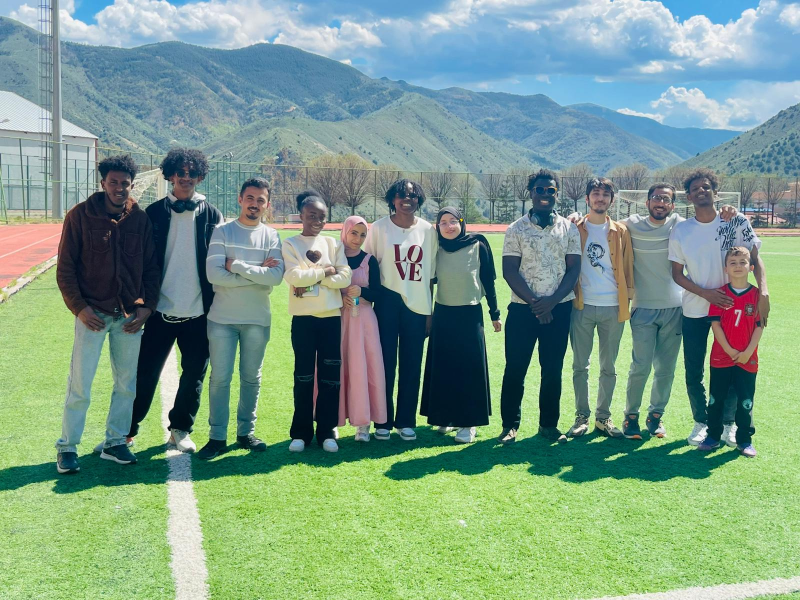
#> input picture photo/IMG-20250506.jpg, 1600 x 1200 px, found by its file name (shown at 1/2 size)
$ python combine-image-2-by-1.py
#> lines starting #> are read from the running program, lines starting #| are printed output that depends on the picture
import cv2
import numpy as np

img1 = cv2.imread("IMG-20250506.jpg")
#> img1 is the input picture: shape (1200, 1600, 3); mean B, G, R 137.1, 155.1, 124.6
img2 = cv2.imread("gps data 06-May-2025 14-15-37.png")
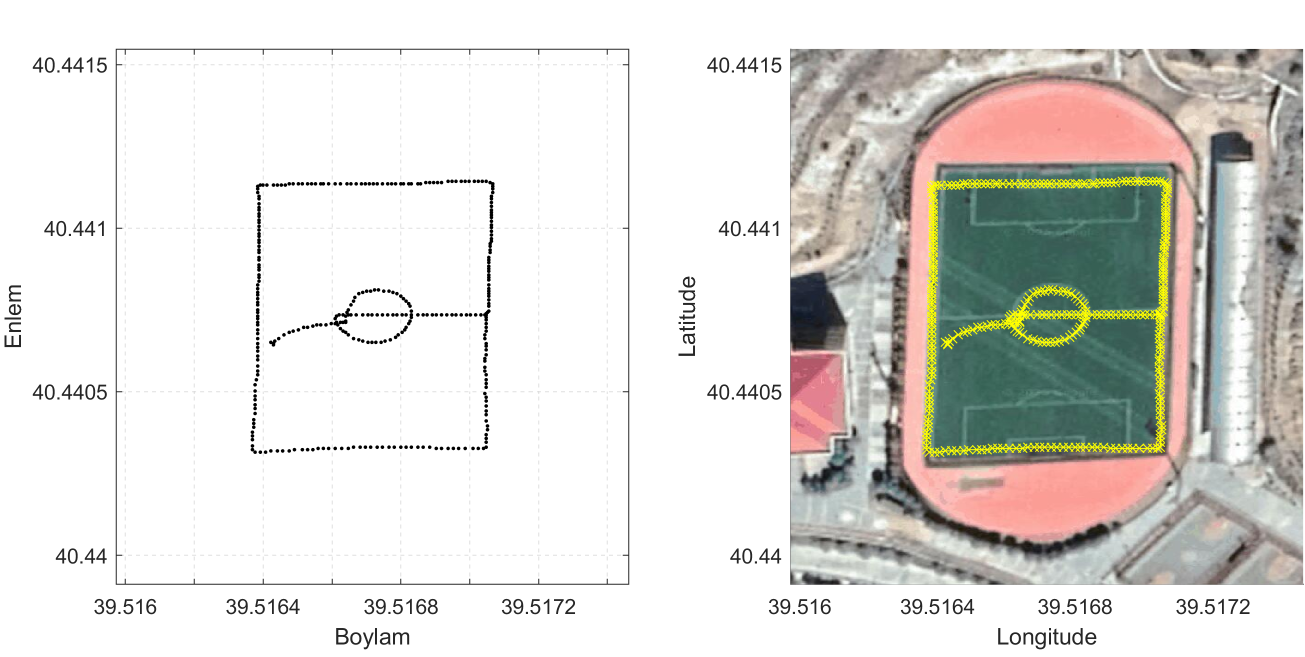
#> input picture figure/gps data 06-May-2025 14-15-37.png, 2610 x 1313 px (shown at 1/2 size)
#> img2 is the input picture: shape (1313, 2610, 3); mean B, G, R 215.6, 219.8, 221.6
(h1,w1,c) = img1.shape
#> h1 = 1200; w1 = 1600; c = 3
(h2,w2,c) = img2.shape
#> h2 = 1313; w2 = 2610
print("img1 shape: ", img1.shape)
#| img1 shape:  (1200, 1600, 3)
print("img2 shape: ", img2.shape)
#| img2 shape:  (1313, 2610, 3)

if (w1 != w2):
    if (w1>w2):
        s = w2/w1
        img1 = cv2.resize(img1, (w2, int(s*img1.shape[0])), interpolation=cv2.INTER_AREA)
    elif (w2 > w1):
        s = w1/w2
#> s = 0.613
        img2 = cv2.resize(img2, (w1, int(s*img2.shape[0])), interpolation=cv2.INTER_AREA)
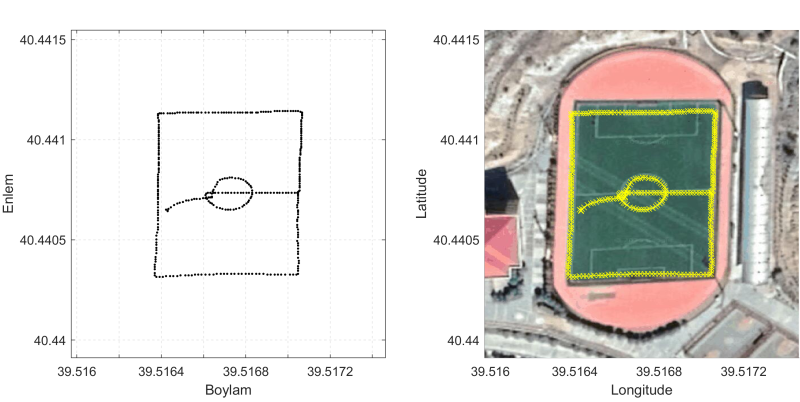
#> img2: shape (804, 1600, 3) (shown at 1/2 size); mean B, G, R 215.6, 219.8, 221.6

print("img1 shape: ", img1.shape)
#| img1 shape:  (1200, 1600, 3)
print("img2 shape: ", img2.shape)
#| img2 shape:  (804, 1600, 3)

# write text on images
# img1 = cv2.putText(img1,"(a)",(75,150), 0, 4, (255,255,255), 12, lineType=cv2.INTER_AREA)
# img2 = cv2.putText(img2,"(b)",(75,150), 0, 4, (255,255,255), 12, lineType=cv2.INTER_AREA)

# Get the exact target width after resizing
target_width = min(img1.shape[1], img2.shape[1])
#> target_width = 1600

# Create combined image with the precise dimensions
img = np.zeros((img1.shape[0]+img2.shape[0], target_width, c), np.uint8)
img[0:img1.shape[0],:,:] = img1[:,:target_width,:]
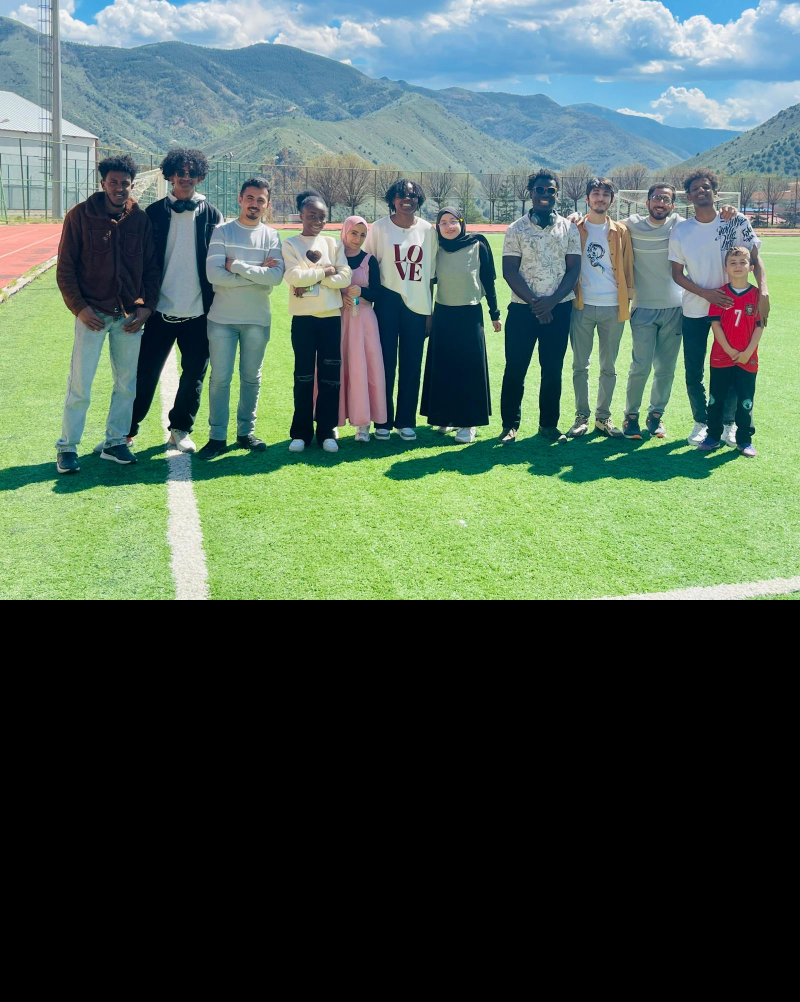
#> img: shape (2004, 1600, 3) (shown at 1/2 size); mean B, G, R 82.1, 92.9, 74.6
img[img1.shape[0]:img1.shape[0]+img2.shape[0],:,:] = img2[:,:target_width,:]
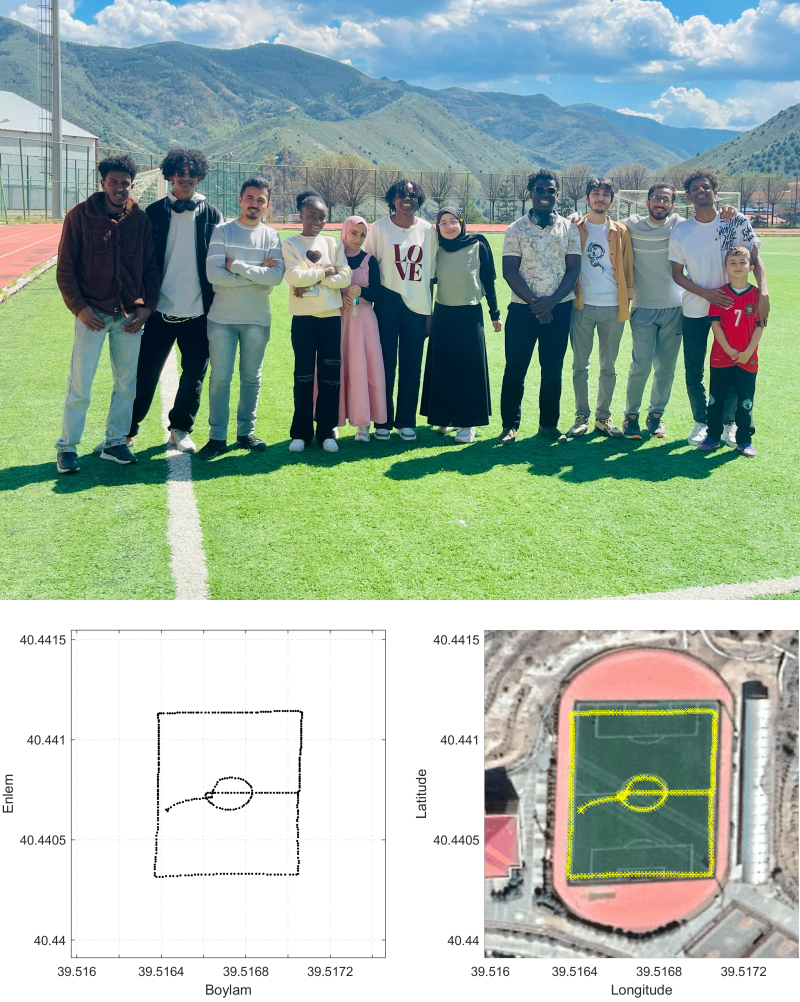
#> img: shape (2004, 1600, 3) (shown at 1/2 size); mean B, G, R 168.6, 181.1, 163.5

# resize image for display and then save & display image
s = 0.2
rimg = cv2.resize(img, (int(s*img.shape[1]), int(s*img.shape[0])), interpolation=cv2.INTER_AREA)
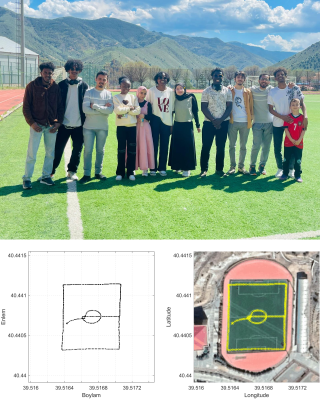
#> rimg: shape (400, 320, 3); mean B, G, R 168.6, 181.1, 163.5
cv2.imwrite("2025_05_06_gps_experiment.jpg", img, [cv2.IMWRITE_JPEG_QUALITY,60])
cv2.imshow("GPS experiment", rimg)
cv2.waitKey(0)
